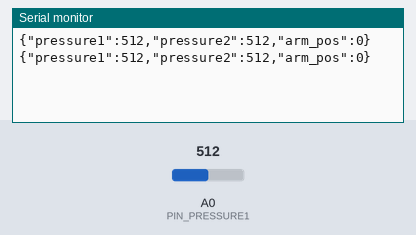
The sketch below on a simulated Arduino Uno, built with avr-gcc and run on an emulated ATmega328P. On the bench: the last lines printed to the serial monitor. Inputs (shaded band) come from the test bench; at power-on: A0 (PIN_PRESSURE1) = 512.

Above: at 1.2 s.
1.3 s: A0 (PIN_PRESSURE1) set to 716
At 2.6 s:
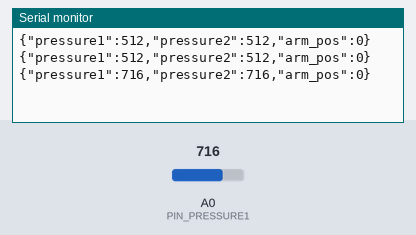
2.8 s: A0 (PIN_PRESSURE1) set to 900
At 3.8 s:
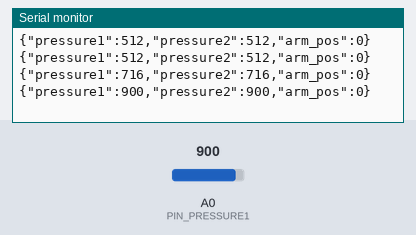
Timing chart, 0 to 5.8 s (numbered marks = the images above; inputs shaded):
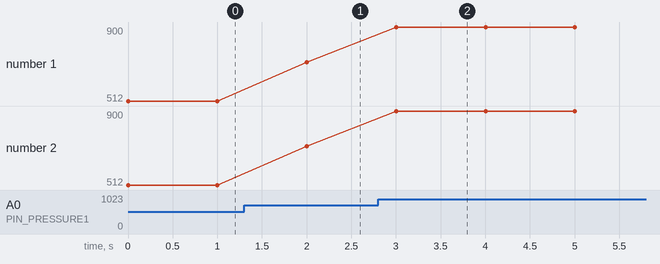

The sketch:

test_pressure.ino
```cpp
int PIN_PRESSURE1 = 0; // TODO
int PIN_PRESSURE2 = 0; // TODO
int PIN_ARM_POS = 0; // TODO

void setup()
{
  Serial.begin(9600);
}

void loop()
{
  Serial.print("{");
  Serial.print("\"pressure1\":");
  Serial.print(analogRead(PIN_PRESSURE1));
  Serial.print(",\"pressure2\":");
  Serial.print(analogRead(PIN_PRESSURE2));
  Serial.print(",\"arm_pos\":");
  Serial.print(digitalRead(PIN_ARM_POS));
  Serial.println("}");
  delay(1000);
}
```

Measured:
- after the input at 1.3 s, the serial monitor: prints a new line after 0.70 s (image 1)
- after the input at 2.8 s, the serial monitor: prints a new line after 0.20 s (image 2)
- plotted number 1: 512 → 716 after the input at 1.3 s, 716 → 900 after the input at 2.8 s
- plotted number 2: 512 → 716 after the input at 1.3 s, 716 → 900 after the input at 2.8 s
